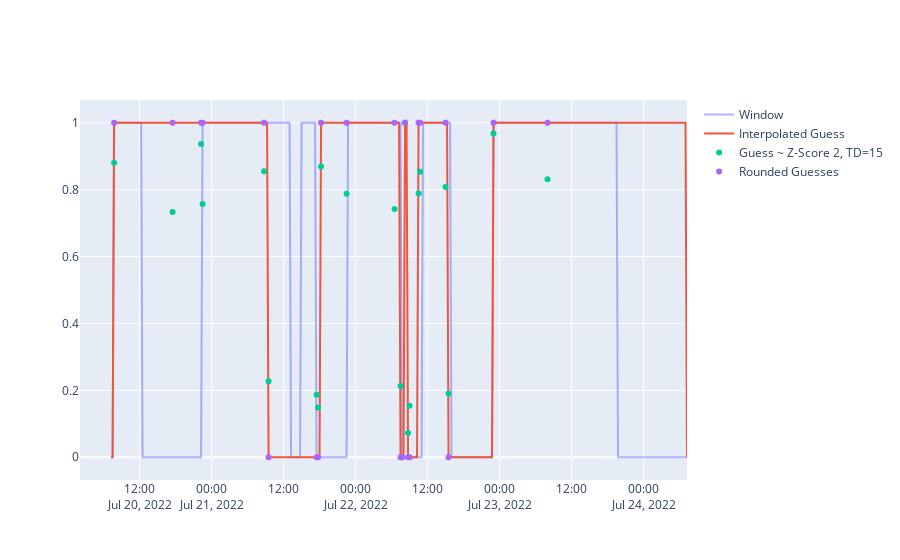

The code cell stored with this chart in its notebook:
### Code cell
w3.plot_guesses(make_guesses=True, timedelta=15, z=2)

### Figure 1 — Plotly figure (JSON) as saved in the notebook; plotly's stock layout.template omitted (floating-point values rounded to 4 significant figures; data arrays with more than 128 entries replaced by an {"elided": "..."} marker saying what was removed)
{"data": [{"mode": "lines", "name": "Window", "opacity": 0.5, "type": "scatter", "x": {"elided": "385 str values"}, "y": {"elided": "385 int values"}}, {"mode": "lines", "name": "Interpolated Guess", "type": "scatter", "x": {"elided": "385 str values"}, "y": {"elided": "385 int values"}}, {"mode": "markers", "name": "Guess ~ Z-Score 2, TD=15", "type": "scatter", "x": ["2022-07-20T07:45:00", "2022-07-20T17:30:00", "2022-07-20T22:15:00", "2022-07-20T22:30:00", "2022-07-21T08:45:00", "2022-07-21T09:30:00", "2022-07-21T17:30:00", "2022-07-21T17:45:00", "2022-07-21T18:15:00", "2022-07-21T22:30:00", "2022-07-22T06:30:00", "2022-07-22T07:30:00", "2022-07-22T07:45:00", "2022-07-22T08:15:00", "2022-07-22T08:45:00", "2022-07-22T09:00:00", "2022-07-22T10:30:00", "2022-07-22T10:45:00", "2022-07-22T15:00:00", "2022-07-22T15:30:00", "2022-07-22T23:00:00", "2022-07-23T08:00:00"], "y": [0.8804, 0.7329, 0.9362, 0.7567, 0.8553, 0.2272, 0.1867, 0.1484, 0.8689, 0.7876, 0.7422, 0.2133, 0, 1, 0.07284, 0.154, 0.7885, 0.8537, 0.8082, 0.1906, 0.9675, 0.8309]}, {"mode": "markers", "name": "Rounded Guesses", "type": "scatter", "x": ["2022-07-20T07:45:00", "2022-07-20T17:30:00", "2022-07-20T22:15:00", "2022-07-20T22:30:00", "2022-07-21T08:45:00", "2022-07-21T09:30:00", "2022-07-21T17:30:00", "2022-07-21T17:45:00", "2022-07-21T18:15:00", "2022-07-21T22:30:00", "2022-07-22T06:30:00", "2022-07-22T07:30:00", "2022-07-22T07:45:00", "2022-07-22T08:15:00", "2022-07-22T08:45:00", "2022-07-22T09:00:00", "2022-07-22T10:30:00", "2022-07-22T10:45:00", "2022-07-22T15:00:00", "2022-07-22T15:30:00", "2022-07-22T23:00:00", "2022-07-23T08:00:00"], "y": [1, 1, 1, 1, 1, 0, 0, 0, 1, 1, 1, 0, 0, 1, 0, 0, 1, 1, 1, 0, 1, 1]}], "layout": {}}
